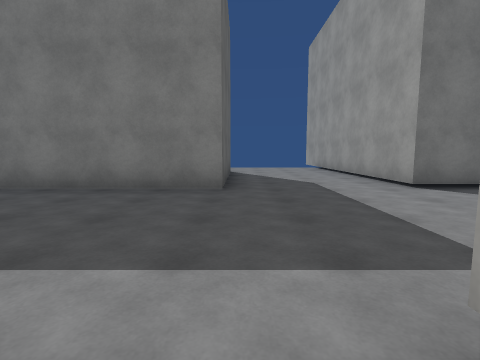
[1] (above)

23 first-person views from a walk through a scene from a Unity 3-D project. The camera is 1.3 m above the floor, tilts 6° down and sees 85° across. The floor is counted in squares, 2 m on a side. Each view is taken from the middle of a square. On the plan, view 1 faces up. The plan holds only what a view shows up to about 9 squares ahead; the rest is blank. The place goes on beyond the plan. Surface patterns are stand-ins for the level's own textures.

[2]
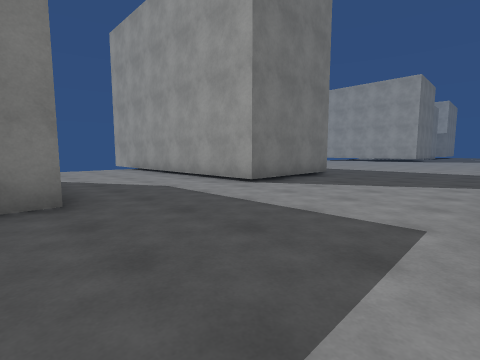

[3]
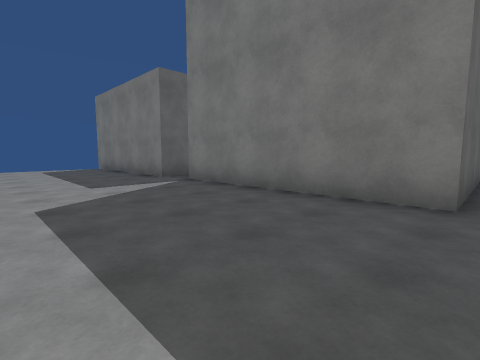

[4]
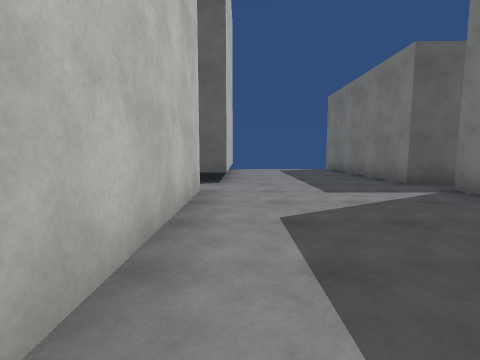

[5]
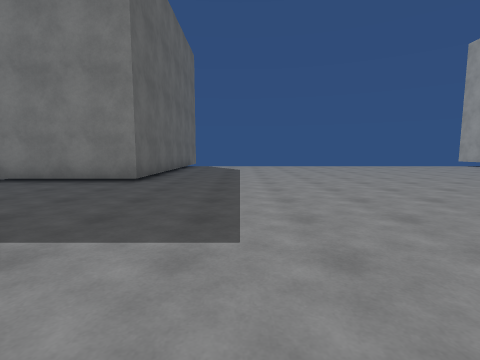

[6]
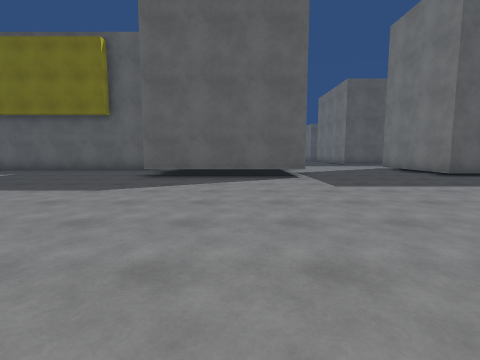

[7]
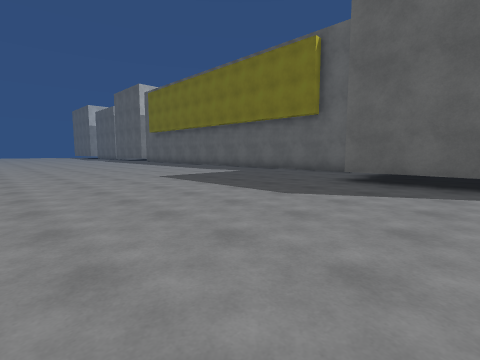

[8]
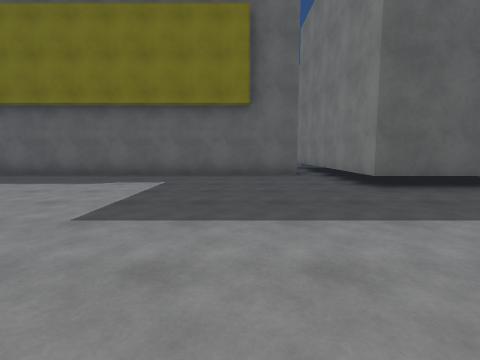

[9]
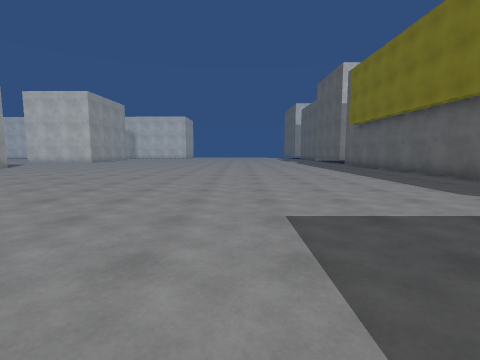

[10]
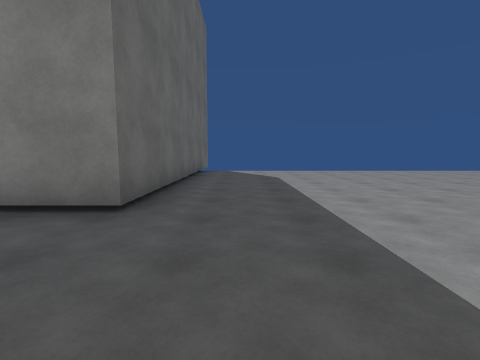

[11]
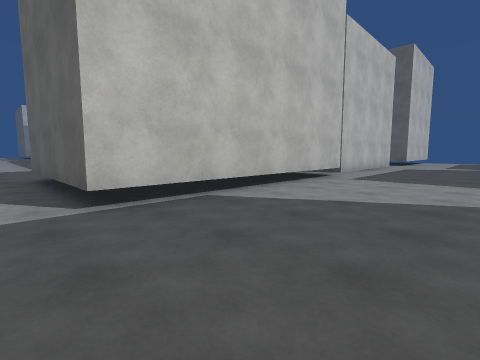

[12]
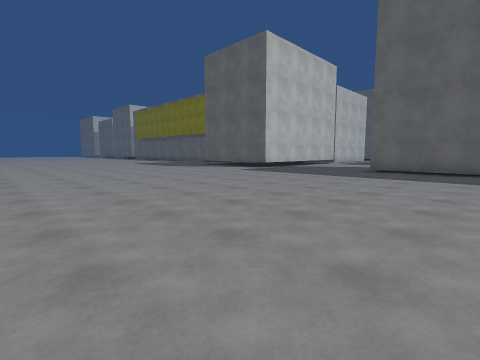

[13]
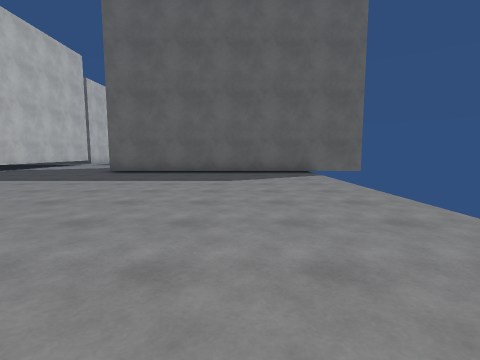

[14]
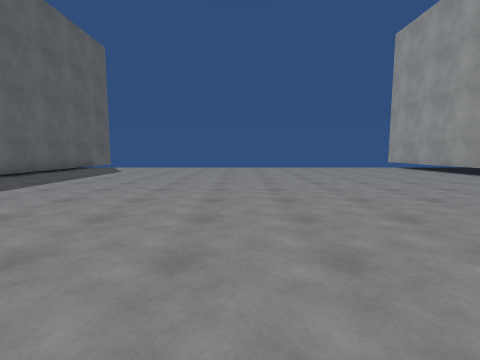

[15]
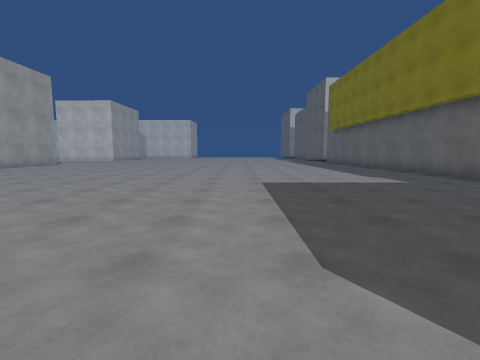

[16]
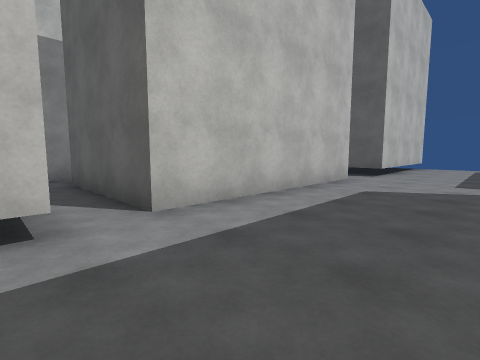

[17]
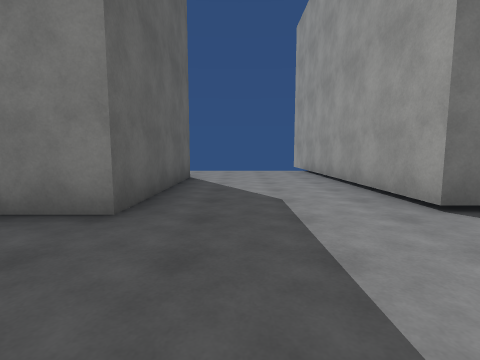

[18]
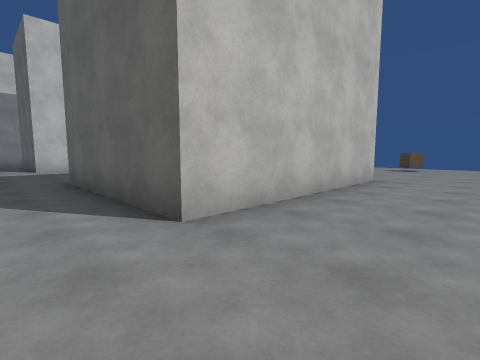

[19]
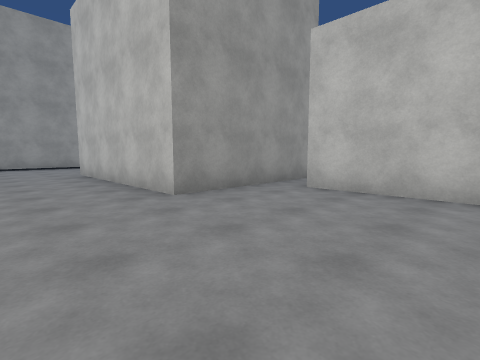

[20]
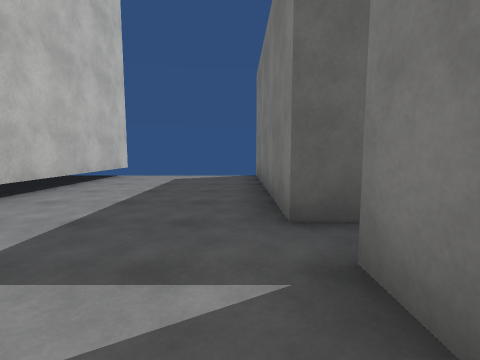

[21]
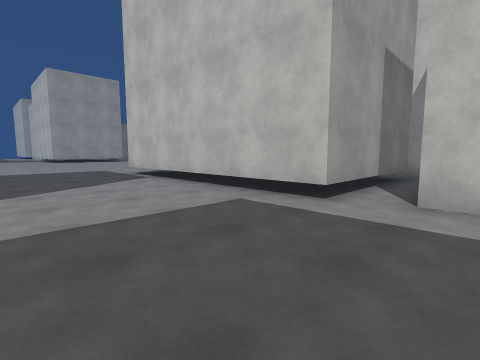

[22]
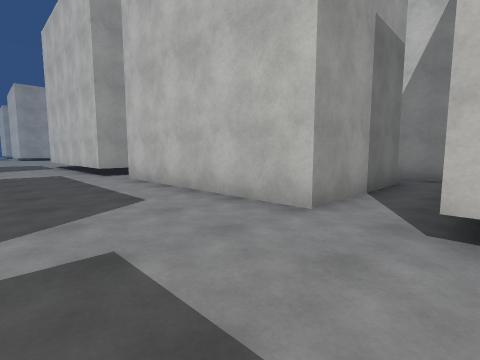

[23]
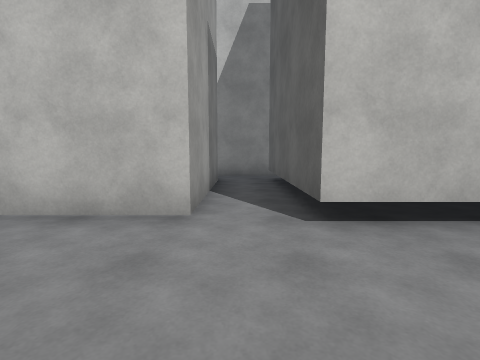

### Floor plan
Points are (right, up) in squares from view 1. A wall is a line through its corners. A room is listed if a view was taken in it or the views show most of it. See-through windows are left out.
Room 1 (view 1)
walls: (-0.6, -4.3) (0.9, -4.3); (0.6, -3.5) (0.6, 0.7); (-0.3, 0.3) (-0.3, -3.1)
ways out: opening at (0, 1) to room 2; opening at (1, -4) to room 2; opening at (-5, -4)
Room 2 (views 2, 3, 4, 5, 6, 7, 8, 9, 10, 11, 12, 13, 14, 15, 16, 17, 18, 20, 21, 22, 23)
walls: (4.3, -4.2) (4.3, -14.1); (0.6, 0.7) (7.1, 0.7) (7.1, -3.5) (3, -3.5); (19.7, 7.2) (19.7, 9.1); (6.7, 12.5) (6.7, 4.9) (3.2, 4.9) (3.2, 11); (-5.5, 0.3) (-0.3, 0.3); (-5.5, 5) (-5.5, 6.5); (-6.4, 5.5) (-6.4, 4.5) (-11.6, 4.5); (-5.5, 8.9) (-0.3, 8.9) (-0.3, 4.7) (-5.5, 4.7); (-11.8, 0.7) (-6.7, 0.7)
ways out: opening at (0, 1) to room 1; opening at (1, -4) to room 1; opening at (-6, 5.5) to room 3; opening at (-5, 10.5) to room 3; opening at (-6, 1)
Room 3 (view 19)
walls: (-8.9, 6.6) (-6.4, 6.6); (-5.5, 6.5) (-5.5, 8.9)
ways out: opening at (-6, 5.5) to room 2; opening at (-5, 10.5) to room 2
objects: cube (-10, 9)

Where each view was taken, in squares from view 1:
view 1: 0 up, 0 right, facing up
view 2: 1 up, 1 left, facing up-right
view 3: 1 up, 0 right, facing up-left
view 4: 1 up, 1 left, facing left
view 5: 1 down, 9 right, facing up
view 6: 1 down, 14 right, facing left
view 7: 1 down, 13 right, facing down-left
view 8: 6 down, 12 right, facing left
view 9: 5 down, 10 right, facing down
view 10: 2 up, 8 right, facing up
view 11: 4 up, 8 right, facing down-left
view 12: 8 up, 16 right, facing down-left
view 13: 9 up, 15 right, facing left
view 14: 0 up, 13 right, facing up
view 15: 2 down, 10 right, facing down
view 16: 3 up, 1 right, facing down-left
view 17: 2 up, 1 right, facing up
view 18: 11 up, 1 right, facing down-left
view 19: 11 up, 9 left, facing down-right
view 20: 4 up, 4 left, facing left
view 21: 4 up, 1 left, facing down-right
view 22: 3 up, 7 left, facing down-right
view 23: 3 up, 6 left, facing down
